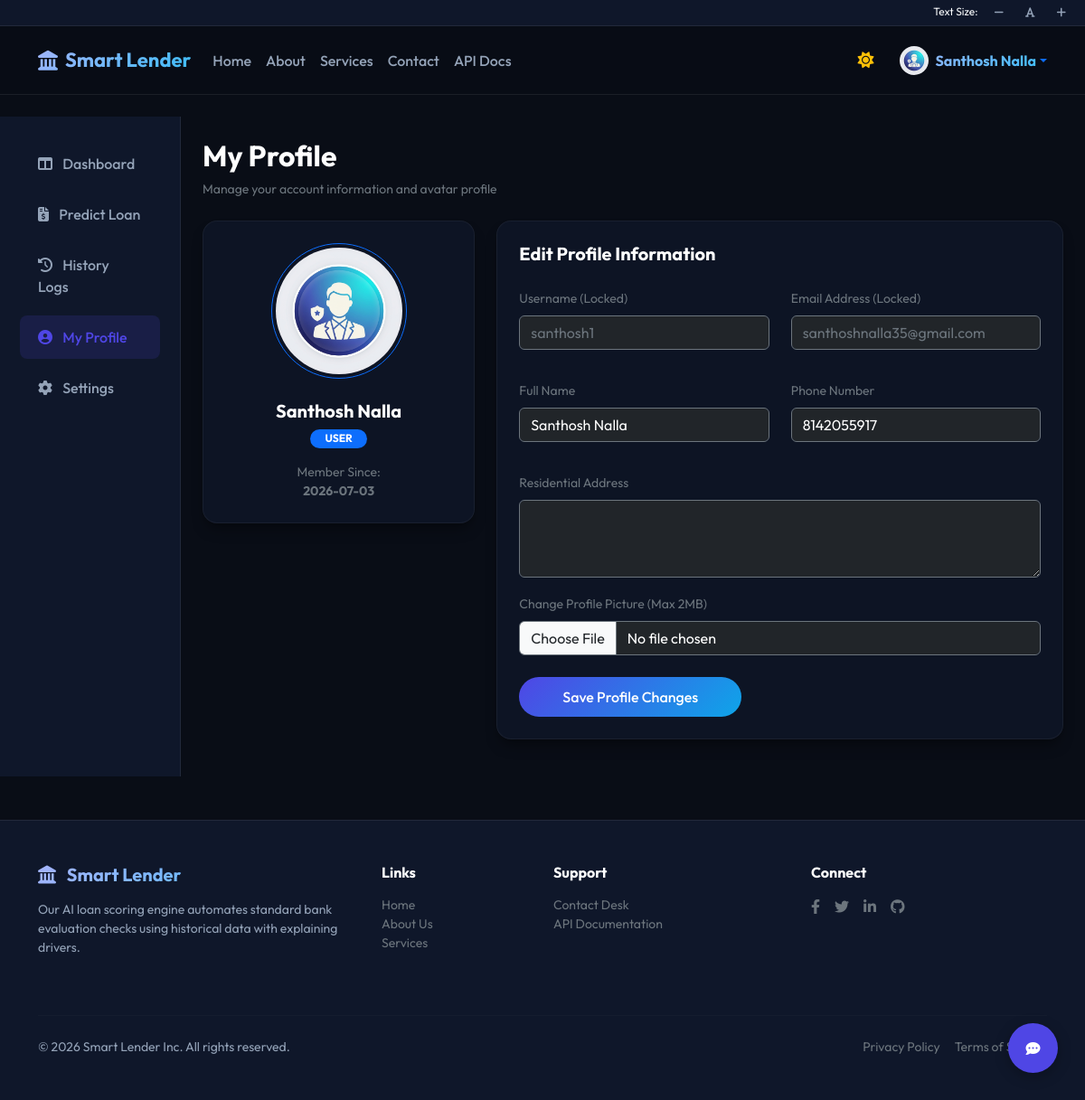
Screenshot of /profile (signed in) with the database file from the repository.
### database.py (models this page shows, shortened)
class User(db.Model):
    __tablename__ = 'users'
    id = db.Column(db.Integer, primary_key=True)
    username = db.Column(db.String(80), unique=True, nullable=False)
    email = db.Column(db.String(120), unique=True, nullable=False)
    password_hash = db.Column(db.String(128), nullable=False)
    full_name = db.Column(db.String(100), nullable=True)
    phone = db.Column(db.String(20), nullable=True)
    address = db.Column(db.Text, nullable=True)
    profile_pic = db.Column(db.String(100), default='default.png', nullable=False)
    role = db.Column(db.String(20), default='user', nullable=False)
    created_at = db.Column(db.DateTime, default=get_utc_now, nullable=False)
    updated_at = db.Column(db.DateTime, default=get_utc_now, onupdate=get_utc_now, nullable=False)
    predictions = db.relationship('Prediction', backref='user', lazy=True, cascade="all, delete-orphan")
    logs = db.relationship('Log', backref='user', lazy=True, cascade="all, delete-orphan")

### routes.py (the view, shortened to what this page needs)
@routes_bp.route('/profile', methods=['GET', 'POST'])
@login_required
def profile():
    return render_template('profile.html')

### templates/profile.html (shortened to what this page needs)
{% extends 'layout.html' %}
{% block content %}
<div class="container-fluid">
    <div class="row">
        <div class="col-md-3 col-lg-2 sidebar d-none d-md-block py-4">
            <ul class="nav nav-pills flex-column mb-auto">
                <li class="nav-item">
                    <a href="{{ url_for('routes.dashboard') }}" class="nav-link text-white">
                        <i class="fas fa-columns me-2"></i> Dashboard
                    </a>
                </li>
                <li class="nav-item">
                    <a href="{{ url_for('routes.predict') }}" class="nav-link text-white">
                        <i class="fas fa-file-invoice-dollar me-2"></i> Predict Loan
                    </a>
                </li>
                <li class="nav-item">
                    <a href="{{ url_for('routes.history') }}" class="nav-link text-white">
                        <i class="fas fa-history me-2"></i> History Logs
                    </a>
                </li>
                <li class="nav-item">
                    <a href="{{ url_for('routes.profile') }}" class="nav-link active">
                        <i class="fas fa-user-circle me-2"></i> My Profile
                    </a>
                </li>
                <li class="nav-item">
                    <a href="{{ url_for('routes.settings') }}" class="nav-link text-white">
                        <i class="fas fa-cog me-2"></i> Settings
                    </a>
                </li>
            </ul>
        </div>
        <div class="col-md-9 col-lg-10 py-4 px-md-4">
            <div class="mb-4" data-aos="fade-down">
                <h2 class="fw-bold text-white">My Profile</h2>
                <p class="text-secondary small">Manage your account information and avatar profile</p>
            </div>
            <div class="row g-4" data-aos="fade-up">
                <div class="col-md-4">
                    <div class="glass-card p-4 text-center">
                        <div class="mb-4 position-relative d-inline-block">
                            <img src="{{ url_for('static', filename='uploads/' + g.user.profile_pic) }}" alt="Avatar" class="rounded-circle border border-primary p-1" style="width: 150px; height: 150px; object-fit: cover;">
                        </div>
                        <h5 class="fw-bold text-white mb-1">{{ g.user.full_name or g.user.username }}</h5>
                        <span class="badge bg-primary rounded-pill px-3 py-1.5 small">{{ g.user.role|upper }}</span>
                        <p class="text-secondary small mt-3 m-0">Member Since:<br><b>{{ g.user.created_at.strftime('%Y-%m-%d') }}</b></p>
                    </div>
                </div>
                <div class="col-md-8">
                    <div class="glass-card p-4">
                        <h5 class="fw-bold text-white mb-4">Edit Profile Information</h5>
                        <form action="{{ url_for('routes.profile') }}" method="POST" enctype="multipart/form-data">
                            <div class="row mb-3">
                                <div class="col-md-6 mb-3">
                                    <label class="form-label text-secondary small">Username (Locked)</label>
                                    <input type="text" class="form-control bg-dark border-secondary text-secondary" value="{{ g.user.username }}" disabled>
                                </div>
                                <div class="col-md-6 mb-3">
                                    <label class="form-label text-secondary small">Email Address (Locked)</label>
                                    <input type="email" class="form-control bg-dark border-secondary text-secondary" value="{{ g.user.email }}" disabled>
                                </div>
                            </div>
                            <div class="row mb-3">
                                <div class="col-md-6 mb-3">
                                    <label class="form-label text-secondary small">Full Name</label>
                                    <input type="text" name="full_name" class="form-control bg-dark border-secondary text-white" value="{{ g.user.full_name or '' }}" required>
                                </div>
                                <div class="col-md-6 mb-3">
                                    <label class="form-label text-secondary small">Phone Number</label>
                                    <input type="tel" name="phone" class="form-control bg-dark border-secondary text-white" value="{{ g.user.phone or '' }}" required>
                                </div>
                            </div>
                            <div class="mb-3">
                                <label class="form-label text-secondary small">Residential Address</label>
                                <textarea name="address" rows="3" class="form-control bg-dark border-secondary text-white" required>{{ g.user.address or '' }}</textarea>
                            </div>
                            <div class="mb-4">
                                <label class="form-label text-secondary small">Change Profile Picture (Max 2MB)</label>
                                <input type="file" name="profile_pic" class="form-control bg-dark border-secondary text-white">
                            </div>
                            <button type="submit" class="btn btn-primary-grad px-5 rounded-pill">Save Profile Changes</button>
                        </form>
                    </div>
                </div>
            </div>
        </div>
    </div>
</div>
{% endblock %}

### templates/layout.html (shortened to what this page needs)
<!DOCTYPE html>
<html lang="en" data-theme="dark">
<head>
    <link href="https://cdn.jsdelivr.net/npm/bootstrap@5.3.0/dist/css/bootstrap.min.css" rel="stylesheet">
    <link href="https://cdnjs.cloudflare.com/ajax/libs/font-awesome/6.4.0/css/all.min.css" rel="stylesheet">
    <link href="https://unpkg.com/aos@2.3.1/dist/aos.css" rel="stylesheet">
    <link rel="stylesheet" href="{{ url_for('static', filename='css/style.css') }}">
</head>
<body>
    <div class="accessibility-bar">
        <span>Text Size:</span>
        <button id="btn-decrease-font" class="accessibility-btn" title="Decrease Font Size"><i class="fas fa-minus"></i></button>
        <button id="btn-reset-font" class="accessibility-btn" title="Reset Font Size"><i class="fas fa-font"></i></button>
        <button id="btn-increase-font" class="accessibility-btn" title="Increase Font Size"><i class="fas fa-plus"></i></button>
    </div>
    <nav class="navbar navbar-expand-lg glass-nav sticky-top py-3">
        <div class="container">
            <a class="navbar-brand text-gradient d-flex align-items-center" href="{{ url_for('routes.index') }}">
                <i class="fas fa-landmark me-2"></i> Smart Lender
            </a>
            <div class="collapse navbar-collapse" id="navbarNav">
                <ul class="navbar-nav me-auto">
                    <li class="nav-link-item"><a class="nav-link {% if request.endpoint == 'routes.index' %}active{% endif %}" href="{{ url_for('routes.index') }}">Home</a></li>
                    <li class="nav-link-item"><a class="nav-link {% if request.endpoint == 'routes.about' %}active{% endif %}" href="{{ url_for('routes.about') }}">About</a></li>
                    <li class="nav-link-item"><a class="nav-link {% if request.endpoint == 'routes.services' %}active{% endif %}" href="{{ url_for('routes.services') }}">Services</a></li>
                    <li class="nav-link-item"><a class="nav-link {% if request.endpoint == 'routes.contact' %}active{% endif %}" href="{{ url_for('routes.contact') }}">Contact</a></li>
                    <li class="nav-link-item"><a class="nav-link" href="/api/docs" target="_blank">API Docs</a></li>
                </ul>
                <div class="d-flex align-items-center gap-3">
                    <button id="theme-switcher" class="theme-switch-btn" title="Toggle Light/Dark Theme">
                        <i class="fas fa-sun text-warning"></i>
                    </button>
                    {% if g.admin %}
                        <a href="{{ url_for('routes.admin_dashboard') }}" class="btn btn-outline-light btn-sm rounded-pill px-3">Admin Panel</a>
                        <a href="{{ url_for('routes.logout') }}" class="btn btn-danger btn-sm rounded-pill px-3"><i class="fas fa-sign-out-alt"></i></a>
                    {% elif g.user %}
                        <div class="dropdown">
                            <a class="d-flex align-items-center text-decoration-none dropdown-toggle text-gradient fw-bold" href="#" role="button" id="userDropdown" data-bs-toggle="dropdown" aria-expanded="false">
                                <img src="{{ url_for('static', filename='uploads/' + g.user.profile_pic) }}" alt="Avatar" class="rounded-circle me-2" style="width: 32px; height: 32px; object-fit: cover;">
                                {{ g.user.full_name or g.user.username }}
                            </a>
                        </div>
                    {% else %}
                        <a href="{{ url_for('routes.login') }}" class="btn btn-outline-light rounded-pill px-4">Login</a>
                        <a href="{{ url_for('routes.register') }}" class="btn btn-primary-grad">Sign Up</a>
                    {% endif %}
                </div>
            </div>
        </div>
    </nav>
    <main>
        {% block content %}{% endblock %}
    </main>
    <div id="toast-container" class="position-fixed bottom-0 end-0 p-3" style="z-index: 1050;"></div>
    <button class="chatbot-toggler">
        <span class="fas fa-comment-dots"></span>
    </button>
    <footer class="py-5 mt-5">
        <div class="container">
            <div class="row">
                <div class="col-md-4 mb-4">
                    <h5 class="text-gradient fw-bold mb-3"><i class="fas fa-landmark me-2"></i> Smart Lender</h5>
                    <p class="small">Our AI loan scoring engine automates standard bank evaluation checks using historical data with explaining drivers.</p>
                </div>
                <div class="col-md-2 mb-4">
                    <h6 class="text-white fw-bold mb-3">Links</h6>
                    <ul class="list-unstyled small">
                        <li><a href="{{ url_for('routes.index') }}" class="text-secondary text-decoration-none">Home</a></li>
                        <li><a href="{{ url_for('routes.about') }}" class="text-secondary text-decoration-none">About Us</a></li>
                        <li><a href="{{ url_for('routes.services') }}" class="text-secondary text-decoration-none">Services</a></li>
                    </ul>
                </div>
                <div class="col-md-3 mb-4">
                    <h6 class="text-white fw-bold mb-3">Support</h6>
                    <ul class="list-unstyled small">
                        <li><a href="{{ url_for('routes.contact') }}" class="text-secondary text-decoration-none">Contact Desk</a></li>
                        <li><a href="/api/docs" class="text-secondary text-decoration-none">API Documentation</a></li>
                    </ul>
                </div>
                <div class="col-md-3 mb-4">
                    <h6 class="text-white fw-bold mb-3">Connect</h6>
                    <div class="d-flex gap-3">
                        <a href="#" class="text-secondary"><i class="fab fa-facebook-f"></i></a>
                        <a href="#" class="text-secondary"><i class="fab fa-twitter"></i></a>
                        <a href="#" class="text-secondary"><i class="fab fa-linkedin-in"></i></a>
                        <a href="#" class="text-secondary"><i class="fab fa-github"></i></a>
                    </div>
                </div>
            </div>
            <hr class="my-4" style="border-color: var(--border-color);">
            <div class="d-flex flex-column flex-md-row justify-content-between small">
                <p class="m-0">&copy; {{ now.year if now else '2026' }} Smart Lender Inc. All rights reserved.</p>
                <div class="d-flex gap-3">
                    <a href="#" class="text-secondary text-decoration-none">Privacy Policy</a>
                    <a href="#" class="text-secondary text-decoration-none">Terms of Service</a>
                </div>
            </div>
        </div>
    </footer>
</body>
</html>

### rows the page displays
User: profile_pic (placeholder picture), user "Santhosh Nalla", user.role "USER", user.created_at "2026-07-03", user.username "santhosh1", user.email "santhoshnalla35@gmail.com", full_name "Santhosh Nalla", phone "8142055917"
